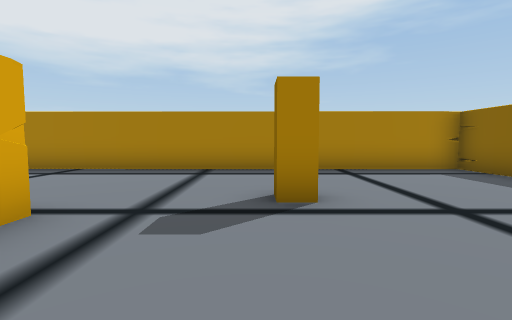
View 1 (above)

19 first-person views from a walk through a 3-D level made in the Unity game engine. The camera is 1.5 m above the floor, tilts 4° down and sees 85° across. The floor is counted in squares, 2 m on a side. Each view is taken from the middle of a square. On the plan, view 1 faces up. The plan holds only what a view shows up to about 10 squares ahead; the rest is blank. The place goes on beyond the plan. Some animated figures are not drawn. Some surface patterns are stand-ins.

View 2
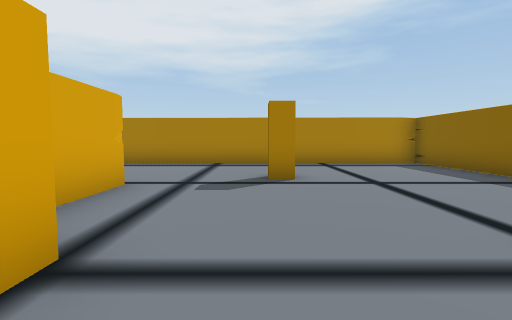

View 3
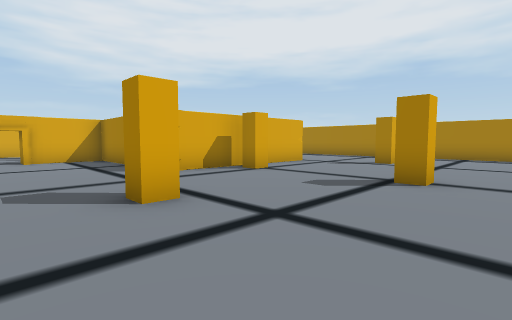

View 4
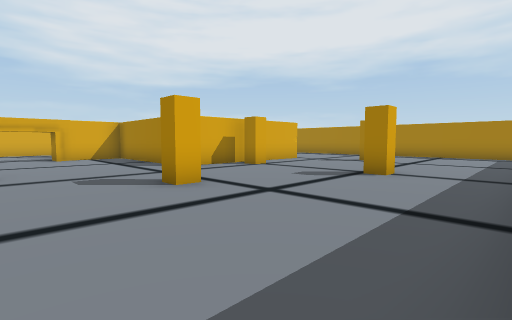

View 5
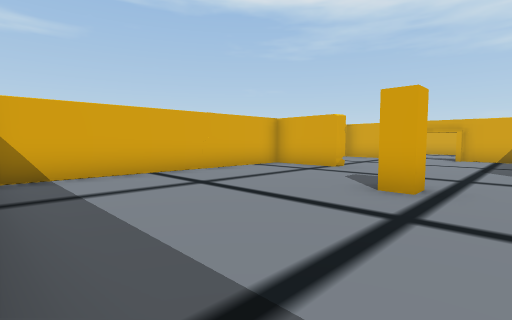

View 6
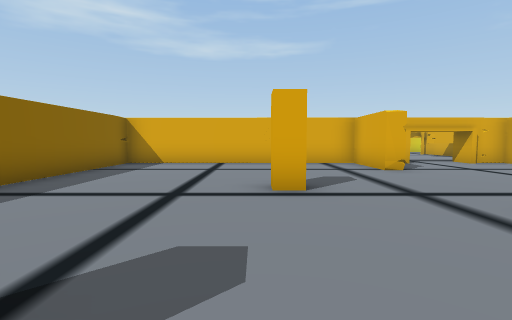

View 7
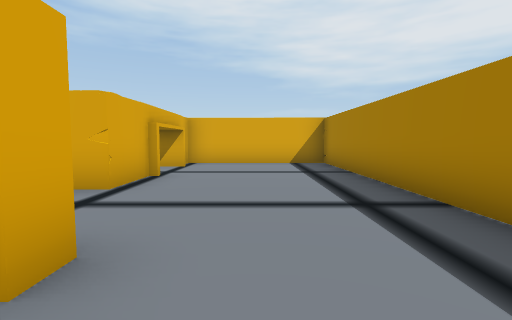

View 8
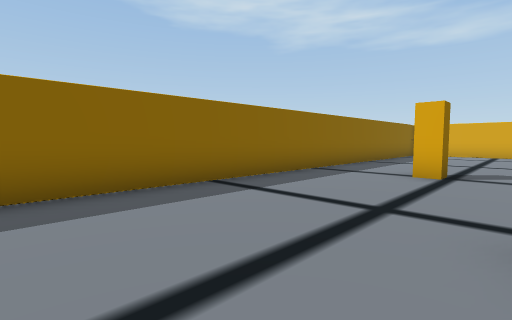

View 9
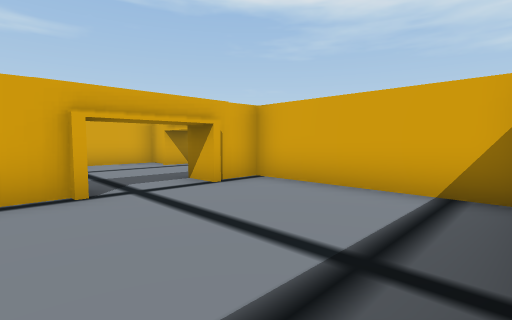

View 10
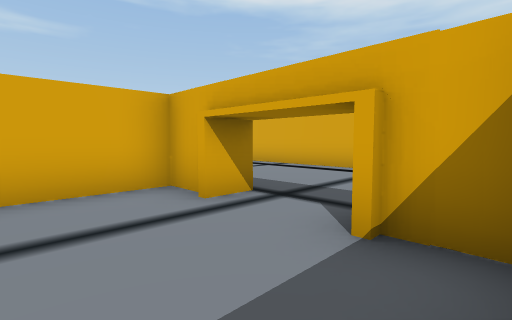

View 11
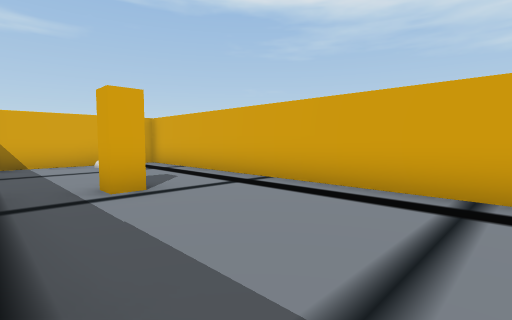

View 12
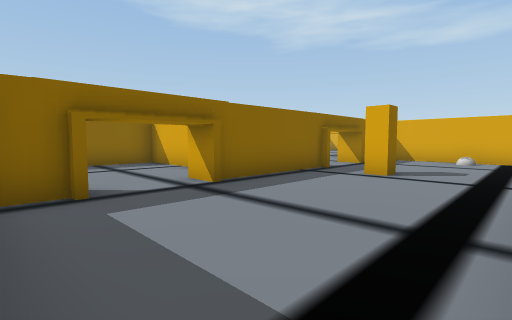

View 13
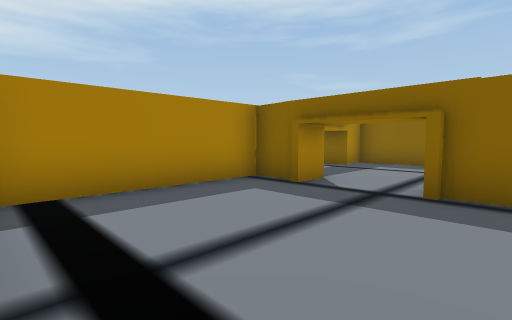

View 14
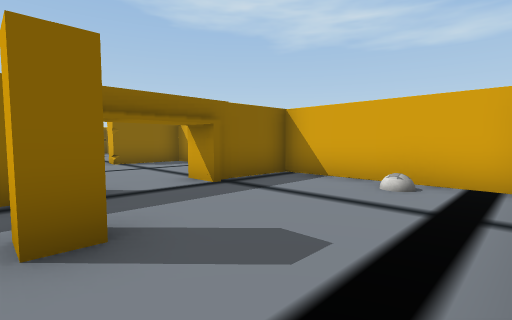

View 15
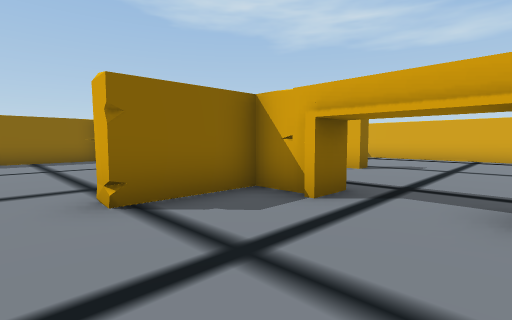

View 16
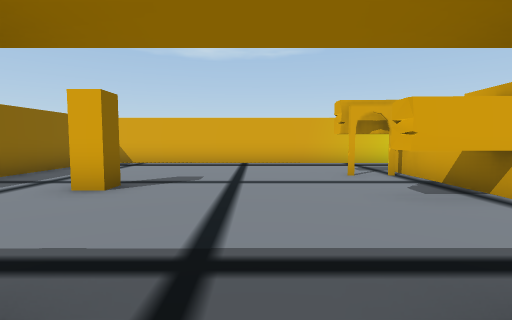

View 17
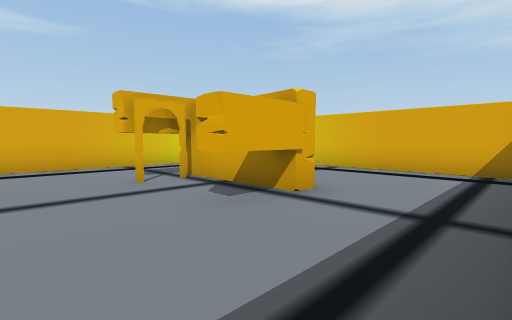

View 18
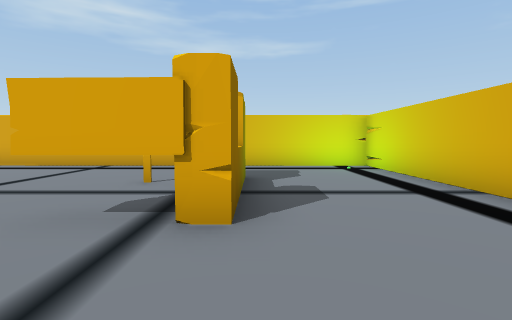

View 19
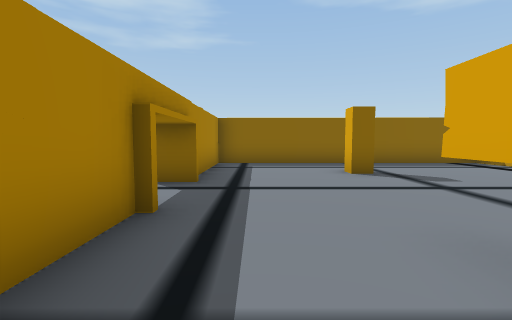

### Floor plan
Ten units are one square. View 1 is at (0, 0); x grows to the right and y downward. Boxes are objects, and circles mark ways between rooms. Rooms are numbered by the first view taken in them; rooms with no view inside come last. Other rooms are left out.
<svg viewBox="-128 -78 185 266">
<path fill="none" stroke="#000" d="M-35 27 -69 27M-40 -20 -40 -28 -22 -28 -22 25M-72 30 -72 50 -78 50M-38 92 -28 92 -28 70 -22 70 -22 92 52 92 52 -73 -72 -73 -72 -28 -60 -28 -60 -20M-78 70 -70 70M-40 100 -40 90M-74 92 -60 92M-78 50 -78 10 -70 10M-123 1 -123 92 -78 92 -78 70M-72 -10 -78 -10 -78 -22 -119 -22M-71 124 -71 129M-72 124 -72 129M-83 124 -83 156M-88 142 -88 124 -69 124 -69 130M-88 158 -88 148M-60 92 -60 98 -78 98M2 172 2 98 -30 98M-123 102 -123 183 -4 183M-72 -20 -72 -10M-72 22 -28 22 -28 -22"/>
<rect x="-25" y="5" width="20" height="10" fill="#bbb"><title>other object</title></rect>
<rect x="-5" y="35" width="20" height="10" fill="#bbb"><title>other object</title></rect>
<rect x="-5" y="-45" width="20" height="10" fill="#bbb"><title>other object</title></rect>
<rect x="15" y="5" width="20" height="10" fill="#bbb"><title>other object</title></rect>
<rect x="-105" y="35" width="10" height="10" fill="#bbb"><title>other object</title></rect>
<rect x="-25" y="125" width="10" height="10" fill="#bbb"><title>other object</title></rect>
<circle cx="-80" cy="60" r="3" fill="#2a7"/>
<circle cx="-50" cy="90" r="3" fill="#2a7"/>
<circle cx="-50" cy="-25" r="3" fill="#2a7"/>
<circle cx="-75" cy="0" r="3" fill="#2a7"/>
<text x="0" y="10">1</text>
<text x="-100" y="30">2</text>
<text x="-60" y="140">3</text>
<text x="-50" y="0">4</text>
</svg>
Room 1 opens to room 2. Room 1 opens to room 3. Room 1 opens to room 4. Room 2 opens to room 4.

Where each view was taken, in squares from view 1:
view 1: 0 up, 0 right, facing up
view 2: 2 down, 0 right, facing up
view 3: 6 down, 4 right, facing up-left
view 4: 7 down, 5 right, facing up-left
view 5: 3 down, 5 right, facing down-left
view 6: 0 up, 1 right, facing down
view 7: 5 up, 2 right, facing left
view 8: 6 up, 1 right, facing down-right
view 9: 7 up, 3 left, facing down-left
view 10: 2 up, 5 left, facing down-left
view 11: 0 up, 8 left, facing down-left
view 12: 2 up, 12 left, facing down-right
view 13: 2 down, 12 left, facing up-right
view 14: 4 down, 12 left, facing down-right
view 15: 6 down, 6 left, facing down-right
view 16: 9 down, 5 left, facing down
view 17: 10 down, 5 left, facing down-left
view 18: 10 down, 9 left, facing down
view 19: 11 down, 9 left, facing right
